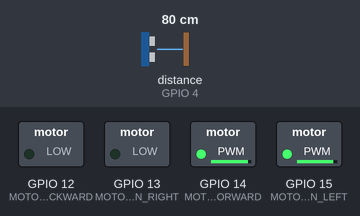
A program run on a simulated ESP8266 (Wemos D1 mini). On the bench: switched loads named in the program (green lamp = pin HIGH). Wiring (inferred from the names in the program): ultrasonic range finder: trigger GPIO 2; echo GPIO 4. Inputs (shaded band) come from the test bench; at power-on: distance to the obstacle (sensor on GPIO 4) 80 cm. The echo pulse lasts 58.3 µs per cm; pins used as bus, display or sensor lines are not drawn.

Above: at 1.2 s.
1.3 s: distance to the obstacle (sensor on GPIO 4) set to 46 cm
2.8 s: distance to the obstacle (sensor on GPIO 4) set to 38 cm
At 3.2 s:
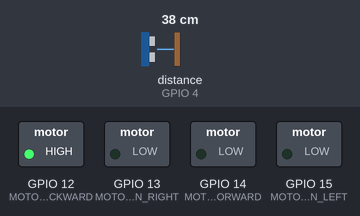
4.3 s: distance to the obstacle (sensor on GPIO 4) set to 120 cm
At 5.6 s:
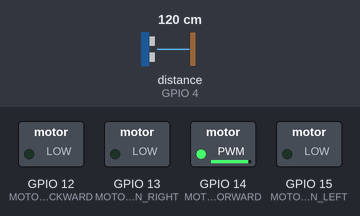
6.0 s: distance to the obstacle (sensor on GPIO 4) set to 18 cm
At 6.7 s:
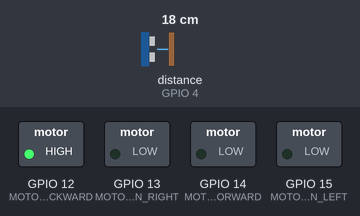
7.5 s: distance to the obstacle (sensor on GPIO 4) set to 83 cm
At 8.2 s:
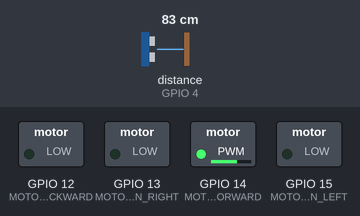
9.3 s: distance to the obstacle (sensor on GPIO 4) set to 35 cm
At 9.7 s:
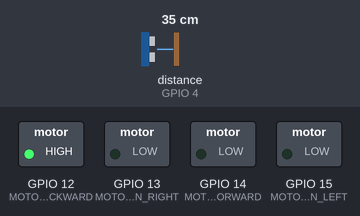
Timing chart, 0 to 11.8 s (numbered marks = the images above; inputs shaded):
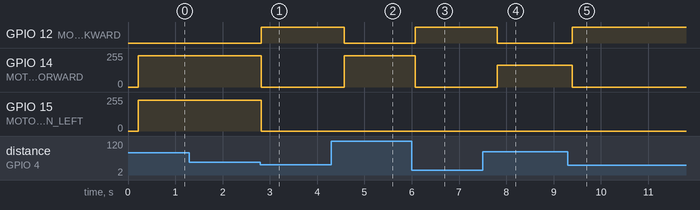

The program:

main.cpp
```cpp
#include <Arduino.h>

const int TRIGGER_PIN = 2; // Purple
const int ECHO_PIN = 4; // Blue - VCC - white
const int LED_PIN = LED_BUILTIN; // Use the built-in LED pin

const int MOTOR_TURN_LEFT = 15;
const int MOTOR_TURN_RIGHT = 13;
const int MOTOR_MOVE_FORWARD = 14;
const int MOTOR_MOVE_BACKWARD = 12;

void setup() {
  Serial.begin(74880);
  pinMode(MOTOR_TURN_LEFT, OUTPUT);
  pinMode(MOTOR_TURN_RIGHT, OUTPUT);
  pinMode(MOTOR_MOVE_FORWARD, OUTPUT);
  pinMode(MOTOR_MOVE_BACKWARD, OUTPUT);

  pinMode(TRIGGER_PIN, OUTPUT);
  pinMode(ECHO_PIN, INPUT);
  pinMode(LED_PIN, OUTPUT); // Set LED pin as output
}

void moveForward(int speed) {
  analogWrite(MOTOR_MOVE_FORWARD, speed);
  digitalWrite(MOTOR_MOVE_BACKWARD, LOW);
}

void moveBackward(int speed) {
  digitalWrite(MOTOR_MOVE_FORWARD, LOW);
  analogWrite(MOTOR_MOVE_BACKWARD, speed);
}

void turnLeft() {
  analogWrite(MOTOR_TURN_LEFT, 230);
  digitalWrite(MOTOR_TURN_RIGHT, LOW);
}

void turnRight() {
  digitalWrite(MOTOR_TURN_LEFT, LOW);
  analogWrite(MOTOR_TURN_RIGHT, 230);
}

void stopTurning() {
  digitalWrite(MOTOR_TURN_LEFT, LOW);
  digitalWrite(MOTOR_TURN_RIGHT, LOW);
}

void stop() {
  digitalWrite(MOTOR_MOVE_FORWARD, LOW);
  digitalWrite(MOTOR_MOVE_BACKWARD, LOW);
}

int measureDistance() {
  static long distances[3]; // Array to store the last three distance readings
  static int index = 0; // Index to keep track of the current position in the array

  long duration, distance;

  // Send a 10us pulse to the trigger pin
  digitalWrite(TRIGGER_PIN, LOW);
  delayMicroseconds(2);
  digitalWrite(TRIGGER_PIN, HIGH);
  delayMicroseconds(10);
  digitalWrite(TRIGGER_PIN, LOW);

  // Measure the duration of the pulse on the echo pin
  duration = pulseIn(ECHO_PIN, HIGH);

  // Calculate the distance in centimeters
  distance = duration * 0.034 / 2;

  // Store the distance in the array
  distances[index] = distance;

  // Increment the index and wrap around if necessary
  index = (index + 1) % 3;

  // Find the minimum distance from the last three readings
  long minDistance = distances[0];
  for (int i = 1; i < 3; i++) {
    if (distances[i] < minDistance) {
      minDistance = distances[i];
    }
  }

  // Print the minimum distance to the serial monitor
  // Serial.print("Minimum Distance: ");
  // Serial.print(minDistance);
  // Serial.println(" cm");

  return minDistance;
}

void loop() {
  int distance = measureDistance();

  if (distance < 14) {
    stop();
    stopTurning();
  } else if (distance < 40) {
    stopTurning();
    moveBackward(255);
  } else if (distance < 80) {
    turnLeft();
    moveForward(235);
  } else {
    stopTurning();
    moveForward(distance * 2);
  }

  delay(100);
}
```

Measured:
- the behaviour switches between 41 and 40 cm on distance to the obstacle (sensor on GPIO 4) (found by bisection; images 0 and 1)
- after the input at 1.3 s, every drawn part: stays the same
- after the input at 2.8 s, GPIO 12 (MOTOR_MOVE_BACKWARD): LOW → HIGH at once; GPIO 14 (MOTOR_MOVE_FORWARD): 235/255 → 0/255 at once; GPIO 15 (MOTOR_TURN_LEFT): 230/255 → 0/255 at once
- after the input at 4.3 s, GPIO 12 (MOTOR_MOVE_BACKWARD): HIGH → LOW after 0.28 s; GPIO 14 (MOTOR_MOVE_FORWARD): 0/255 → 236/255 after 0.28 s
- after the input at 6.0 s, GPIO 12 (MOTOR_MOVE_BACKWARD): LOW → HIGH after 0.07 s; GPIO 14 (MOTOR_MOVE_FORWARD): 236/255 → 0/255 after 0.07 s
- after the input at 7.5 s, GPIO 12 (MOTOR_MOVE_BACKWARD): HIGH → LOW after 0.31 s; GPIO 14 (MOTOR_MOVE_FORWARD): 0/255 → 164/255 after 0.31 s
- after the input at 9.3 s, GPIO 12 (MOTOR_MOVE_BACKWARD): LOW → HIGH after 0.09 s; GPIO 14 (MOTOR_MOVE_FORWARD): 164/255 → 0/255 after 0.09 s
